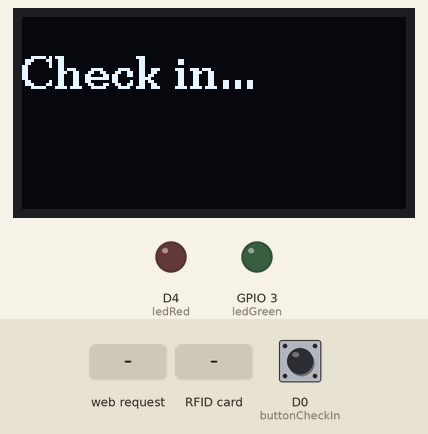
Simulated run of this sketch. Board: ESP8266 (Wemos D1 mini). On the bench: 128×64 one-colour display, output pins drawn as LEDs (lit = HIGH). Dashed ring = blinking. The test bench sets the inputs (shaded band); at power-on: D0 (buttonCheckIn) HIGH. WiFi joins after 1.5 s; servers stay silent unless stated; uploads are accepted with an empty reply; what the sketch prints to the serial monitor is not drawn.

Above: at 3.7 s.
3.8 s: HTTP request GET /test received
At 4.1 s:
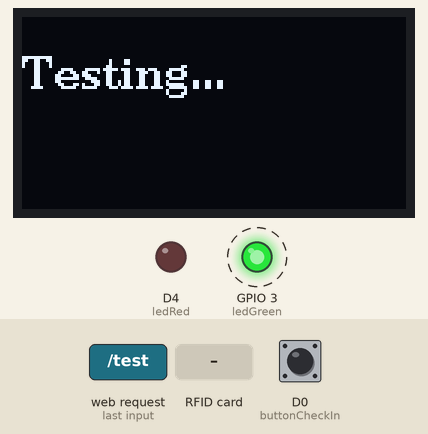
At 5.2 s:
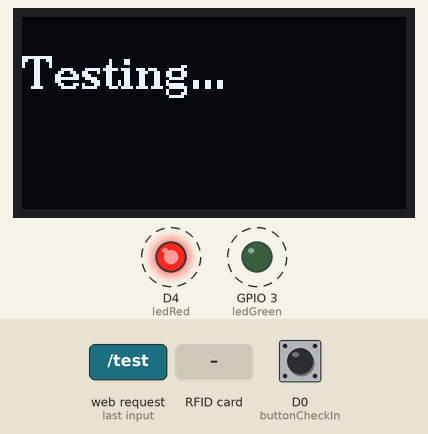
6.8 s: RFID card 5E 7A 19 C4 held to the reader
At 7.21 s:
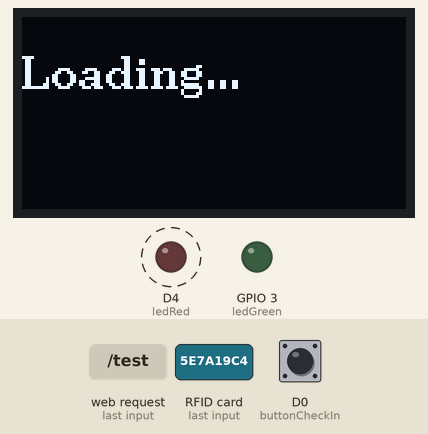
Timing chart, 0 to 9.8 s (numbered marks = the images above; inputs shaded):
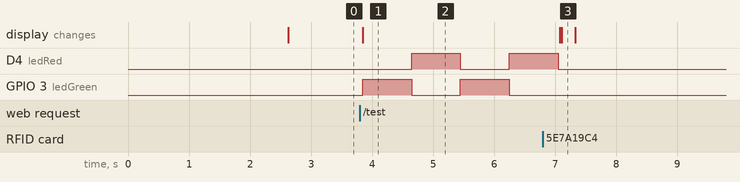

The sketch:

checkInOut.ino
```cpp
// (licence header left out)
// All the includes
#include <MFRC522.h>            // for the RFID reader
#include <ESP8266HTTPClient.h>  // for http request
#include <U8g2lib.h>            // for the OLED
#include <WiFiManager.h>        // for the wifi manager
#include <ArduinoJson.h>        // for JSON messages form the API
#include <ESP8266WiFi.h>        // for letting the WeMos listen to requests

// Address of the OLED screen for u8g2
U8G2_SH1106_128X64_NONAME_1_HW_I2C u8g2(U8G2_R0, /* reset=*/U8X8_PIN_NONE);

// Web server on port 80
WiFiServer server(80);

// Replace with your network credentials (This is for the wifi that the WeMos needs to listen to requests)
const char* ssid = "wifiNetwork";
const char* password = "password";

// Variable to store the incoming HTTP request
String header;

// Current time
unsigned long currentTime = millis();
// Previous time
unsigned long previousTime = 0;
// Define timeout time in milliseconds (example: 2000ms = 2s)
const long timeoutTime = 2000;


// Pins
const int ledGreen = 3;
const int ledRed = 2;
const int buttonCheckIn = 16;
constexpr uint8_t RST_PIN = D3;
constexpr uint8_t SS_PIN = D8;
MFRC522 mfrc522(SS_PIN, RST_PIN);


// All the numbers used for delay, baud and loop
const int ultraSmallDelay = 10;
const int littleDelay = 200;
const int delayHalfSecond = 500;
const int delayOneSecond = 1000;
const int delayThreeSeconds = 3000;
const int baudRate = 115200;
const int blinkFrequencyLong = 4;
const int noBlinkFrequency = 1;
const int repeatOneTime = 1;
const int noWaitingTime = 0;
const int waitSecondsEnd = 0;
const int nullTerminator = 1;
int buttonState = 0;  // Button state, 0 = not pressed, 1 = pressed

bool gettingBreak = false;  // getting a brake is default false

/*
Function to display the text on the Oled screen
@text Is a string that should be written on the OLED
*/
void displayTextOnOled(const char* text) {
  u8g2.firstPage();
  do {
    u8g2.setFont(u8g2_font_ncenB10_tr);
    u8g2.drawStr(0, 24, text);
  } while (u8g2.nextPage());
}

/*
Functions for LED states text
@led Is the led pin of the led that should give light
@frequency Is the frequency of how many times the loop has to repeat
@waitSeconds Are the second that you have to wait before the light will go off
*/
void interactionLed(int led, int frequency, int waitSeconds) {
  if (frequency == repeatOneTime) {
    waitSecondsEnd == noWaitingTime;
  } else {
    waitSecondsEnd == waitSeconds;
  }
  for (int i = 0; i < frequency; ++i) {
    digitalWrite(led, HIGH);
    delay(waitSeconds);
    digitalWrite(led, LOW);
    delay(waitSecondsEnd);
  }
}

// connect wifi via wifimanager
void connectWifi() {
  WiFi.mode(WIFI_STA);

  WiFiManager wifiManager;

  bool check;

  check = wifiManager.autoConnect("checkInOut");
  if (!check) {
    Serial.println("failed");
  } else {
    Serial.println("connected");
  }
}

/*
Send card id with extra data about break to the API and getting status back from PHP
@gettingBreak Is a boolean that says if you are going on a break or not
@cardId Is the card id of your card that you have scanned on the RFID reader
*/
void sendToApi(bool gettingBreak, String cardId) {

  // Initialize a wi-fi client & http client
  WiFiClient wifiClient;
  HTTPClient httpClient;

  // API
  httpClient.begin(wifiClient, "http://molenaj20.loca.lt/api.php");
  httpClient.addHeader("Content-Type", "application/x-www-form-urlencoded");


  // Send card id and the data getting a break or not to the API
  String httpRequestData = "cardId=" + String(cardId) + "&Break=" + String(gettingBreak);
  int httpResponseCode = httpClient.POST(httpRequestData);

  if (httpResponseCode == HTTP_CODE_OK) {     // HTTP_CODE_OK == 200
    String payload = httpClient.getString();  // Get the body of the GET-request response.
    // Parse the JSON string into a JSON object
    StaticJsonDocument<200> doc;  // Specify the size based on your JSON content
    DeserializationError error = deserializeJson(doc, payload);

    if (error) {
      Serial.print("Error parsing JSON: ");
      Serial.println(error.c_str());
    } else {
      // Access JSON object elements
      const char* message = doc["message"];
      String trimmedMessage = message;
      trimmedMessage.trim();

      bool success = doc["success"];

      // Do something with the parsed data
      if (success) {
        Serial.print("Success! Message: ");
        Serial.println(success);
        Serial.println(trimmedMessage);

        if (trimmedMessage == "Added start break time") {
          displayTextOnOled("See you soon");
          interactionLed(ledGreen, noBlinkFrequency, delayThreeSeconds);
        } else if (trimmedMessage == "Getting to work again") {
          displayTextOnOled("Welcome back");
          interactionLed(ledGreen, noBlinkFrequency, delayThreeSeconds);
        } else if (trimmedMessage == "Added to database") {
          const char* name = doc["name"];                                            // Assuming doc["name"] is a const char* containing the name
          const char* welcomeText = "Welcome ";                                      // String to concatenate
          size_t totalLength = strlen(welcomeText) + strlen(name) + nullTerminator;  // Calculate the length of the concatenated string, +1 for the null terminator
          char concatenatedString[totalLength];                                      // Allocate memory for the concatenated string
          strcpy(concatenatedString, welcomeText);                                   // Copy the welcome text to the concatenated string
          strcat(concatenatedString, name);                                          // Concatenate the name to the concatenated string
          displayTextOnOled(concatenatedString);                                     // Now, concatenatedString contains "Welcome " followed by the name
          interactionLed(ledGreen, noBlinkFrequency, delayThreeSeconds);
        } else if (trimmedMessage == "Checked out") {
          displayTextOnOled("Have a good day!");
          interactionLed(ledGreen, noBlinkFrequency, delayThreeSeconds);
        } else {
          displayTextOnOled("There is an error");
          Serial.println(trimmedMessage);
          interactionLed(ledRed, blinkFrequencyLong, littleDelay);
        }
      } else {
        Serial.print("Error! Message: ");
        Serial.println(trimmedMessage);

        if (trimmedMessage == "No employee") {
          displayTextOnOled("No access");
          interactionLed(ledRed, noBlinkFrequency, delayThreeSeconds);
        } else if (trimmedMessage == "First need to check in") {
          displayTextOnOled("Please check in first");
          interactionLed(ledRed, noBlinkFrequency, delayThreeSeconds);
        } else {
          displayTextOnOled("There is an error");
          Serial.println(trimmedMessage);
          interactionLed(ledRed, blinkFrequencyLong, littleDelay);
        }
      }
    }
  } else {
    Serial.println("Unable to connect :(");
    displayTextOnOled("no wifi");
    interactionLed(ledRed, blinkFrequencyLong, littleDelay);
    Serial.println(httpResponseCode);
  }
}


// Setup where wifi is connected, pins get aknoledged, libaries are started
void setup(void) {
  Serial.begin(baudRate);
  delay(ultraSmallDelay);

  // Connect to Wi-Fi network with SSID and password
  Serial.print("Connecting to ");
  Serial.println(ssid);
  WiFi.begin(ssid, password);
  while (WiFi.status() != WL_CONNECTED) {
    delay(500);
    Serial.print(".");
  }
  // Print local IP address and start web server
  Serial.println("");
  Serial.println("WiFi connected.");
  Serial.println("IP address: ");
  Serial.println(WiFi.localIP());

  // Connect WiFi -> wifimanager
  connectWifi();
  server.begin();

  // Print the IP address
  Serial.print("IP address: ");
  Serial.print(WiFi.localIP());
  delay(delayOneSecond);
  Serial.println("Setup");


  // Aknoledged pins
  pinMode(ledGreen, FUNCTION_3);  // RX pin is used also used to receive communication on the WeMos, but is set to FUNCTION_3 to use as a GPOI pin. Read more: https://www.esp8266.com/wiki/doku.php?id=esp8266_gpio_pin_allocations
  pinMode(ledGreen, OUTPUT);
  pinMode(ledRed, OUTPUT);
  pinMode(buttonCheckIn, INPUT_PULLUP);


  // Start libaries
  SPI.begin();
  mfrc522.PCD_Init();
  mfrc522.PCD_DumpVersionToSerial();
  Serial.println(F("Scan PICC to see UID, SAK, type, and data blocks..."));
  u8g2.begin();

  Serial.println("Setup done");
}

// main function for when you scan your card and text and LEDs will show feedback to the user, it also listens to incoming requests to run a test function
void loop(void) {
  WiFiClient client = server.available();  // Listen for incoming clients

  if (client) {                     // If a new client connects,
    Serial.println("New Client.");  // print a message out in the serial port
    String currentLine = "";        // make a String to hold incoming data from the client
    currentTime = millis();
    previousTime = currentTime;
    while (client.connected() && currentTime - previousTime <= timeoutTime) {  // loop while the client's connected
      currentTime = millis();
      if (client.available()) {  // if there's bytes to read from the client,
        char c = client.read();  // read a byte, then
        Serial.write(c);         // print it out the serial monitor
        header += c;
        if (c == '\n') {  // if the byte is a newline character
          // if the current line is blank, you got two newline characters in a row.
          // that's the end of the client HTTP request, so send a response:
          if (currentLine.length() == 0) {
            // HTTP headers always start with a response code (e.g. HTTP/1.1 200 OK)
            // and a content-type so the client knows what's coming, then a blank line:
            client.println("HTTP/1.1 200 OK");
            client.println("Content-type:text/html");
            client.println("Connection: close");
            client.println();

            if (header.indexOf("GET /test") >= 0) {
              Serial.println("test");
              displayTextOnOled("Testing...");
              interactionLed(ledGreen, blinkFrequencyLong, littleDelay);
              interactionLed(ledRed, blinkFrequencyLong, littleDelay);
              interactionLed(ledGreen, blinkFrequencyLong, littleDelay);
              interactionLed(ledRed, blinkFrequencyLong, littleDelay);
            }
            break;
          } else {  // if you got a newline, then clear currentLine
            currentLine = "";
          }
        } else if (c != '\r') {  // if you got anything else but a carriage return character,
          currentLine += c;      // add it to the end of the currentLine
        }
      }
    }
    // Clear the header variable
    header = "";
    // Close the connection
    client.stop();
    Serial.println("Client disconnected.");
    Serial.println("");
  }

  // Show text instantly on OLED
  displayTextOnOled("Check in...");


  // If no card is scanned, return nothing.
  if (!mfrc522.PICC_IsNewCardPresent()) {
    return;
  }

  if (!mfrc522.PICC_ReadCardSerial()) {
    return;
  }

  // Get and print cardId
  Serial.print(F("Card UID:"));
  dump_byte_array(mfrc522.uid.uidByte, mfrc522.uid.size);
  String concatenatedValue = concatenate_byte_array(mfrc522.uid.uidByte, mfrc522.uid.size);
  Serial.println();
  String cardId = concatenatedValue;

  // Read the button state every time a card is scanned
  buttonState = digitalRead(buttonCheckIn);

  // fire the function en say if the button is pressed or not
  if (buttonState == HIGH) {
    Serial.println("Button pressed");  // Button pressed for getting a break
    gettingBreak = true;
    displayTextOnOled("Loading...");
    sendToApi(gettingBreak, cardId);
  } else {
    Serial.println("Button not pressed");
    gettingBreak = false;
    displayTextOnOled("Loading...");
    sendToApi(gettingBreak, cardId);
  }
}


// RFID code
String concatenate_byte_array(byte* buffer, byte bufferSize) {
  String concatenatedHexValue = "";  // Initialize an empty string to store the concatenated hex value
  for (byte i = 0; i < bufferSize; i++) {
    // Construct the hexadecimal value with leading zeros
    String hexByte = String(buffer[i], HEX);
    if (buffer[i] < 0x10) {
      hexByte = "0" + hexByte;
    }
    // Add the hexadecimal byte to the concatenated value
    concatenatedHexValue += hexByte;
  }
  // Return the concatenated value as a string
  return concatenatedHexValue;
}

void dump_byte_array(byte* buffer, byte bufferSize) {
  for (byte i = 0; i < bufferSize; i++) {
    Serial.print(buffer[i] < 0x10 ? " 0" : " ");
    Serial.print(buffer[i], HEX);
  }
}
```

Measured:
- after the input at 3.8 s, D4 (ledRed): LOW → HIGH after 0.85 s, → LOW 0.80 s later, → HIGH 0.80 s later; GPIO 3 (ledGreen): alternates HIGH for 0.80 s and LOW for 0.80 s, starting after 0.05 s; the display: changes after 0.05 s (image 1)
- after the input at 6.8 s, the display: first differs from a run without the input after 0.30 s (image 3)
